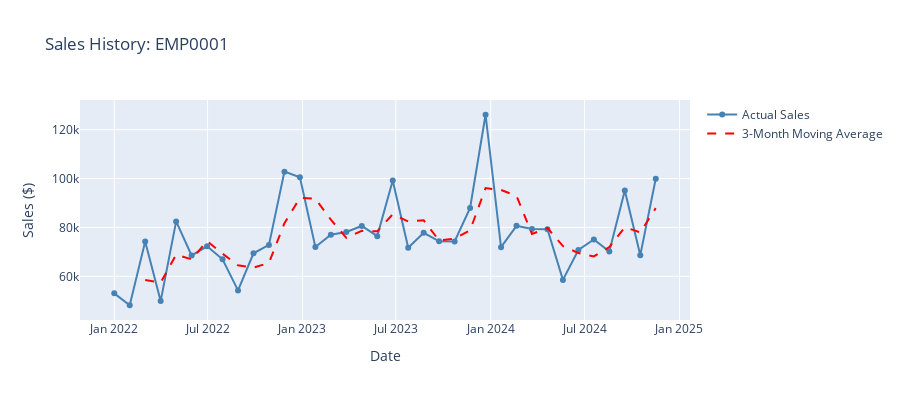

Notebook code for this chart:
### Code cell
# Sample employee forecast
sample_employee = df_featured['employee_id'].iloc[0]
emp_data = df_featured[df_featured['employee_id'] == sample_employee].sort_values('date')

print(f"\n📈 Sample Forecast for Employee: {sample_employee}")
print(f"\n💡 Historical Performance:")
print(f"   Average Sales: ${emp_data['sales'].mean():,.2f}")
print(f"   Best Month: ${emp_data['sales'].max():,.2f}")
print(f"   Worst Month: ${emp_data['sales'].min():,.2f}")
print(f"   Trend: {'Increasing' if emp_data['sales'].iloc[-6:].mean() > emp_data['sales'].iloc[:6].mean() else 'Decreasing'}")

# Plot employee history
fig = go.Figure()

fig.add_trace(go.Scatter(
    x=emp_data['date'],
    y=emp_data['sales'],
    mode='lines+markers',
    name='Actual Sales',
    line=dict(color='steelblue', width=2)
))

# Add moving average
emp_data_copy = emp_data.copy()
emp_data_copy['ma_3'] = emp_data_copy['sales'].rolling(window=3).mean()

fig.add_trace(go.Scatter(
    x=emp_data_copy['date'],
    y=emp_data_copy['ma_3'],
    mode='lines',
    name='3-Month Moving Average',
    line=dict(color='red', width=2, dash='dash')
))

fig.update_layout(
    title=f'Sales History: {sample_employee}',
    xaxis_title='Date',
    yaxis_title='Sales ($)',
    height=400,
    hovermode='x unified'
)

fig.show()
print("\n✅ Employee forecast visualization complete!")
